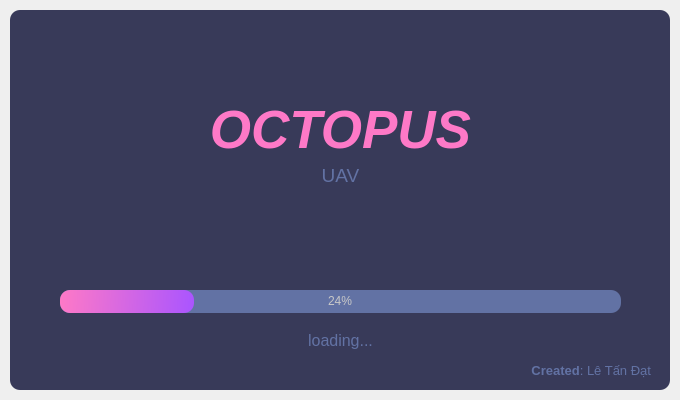
<?xml version="1.0" encoding="UTF-8"?>
<ui version="4.0">
 <class>SplashScreen</class>
 <widget class="QMainWindow" name="SplashScreen">
  <property name="geometry">
   <rect>
    <x>0</x>
    <y>0</y>
    <width>680</width>
    <height>400</height>
   </rect>
  </property>
  <property name="windowTitle">
   <string>MainWindow</string>
  </property>
  <widget class="QWidget" name="centralwidget">
   <layout class="QVBoxLayout" name="verticalLayout">
    <property name="spacing">
     <number>0</number>
    </property>
    <property name="leftMargin">
     <number>10</number>
    </property>
    <property name="topMargin">
     <number>10</number>
    </property>
    <property name="rightMargin">
     <number>10</number>
    </property>
    <property name="bottomMargin">
     <number>10</number>
    </property>
    <item>
     <widget class="QFrame" name="dropShadowFrame">
      <property name="styleSheet">
       <string notr="true">QFrame {	
	background-color: rgb(56, 58, 89);	
	color: rgb(220, 220, 220);
	border-radius: 10px;
}</string>
      </property>
      <property name="frameShape">
       <enum>QFrame::StyledPanel</enum>
      </property>
      <property name="frameShadow">
       <enum>QFrame::Raised</enum>
      </property>
      <widget class="QLabel" name="label_title">
       <property name="geometry">
        <rect>
         <x>0</x>
         <y>90</y>
         <width>661</width>
         <height>61</height>
        </rect>
       </property>
       <property name="font">
        <font>
         <family>Segoe UI</family>
         <pointsize>40</pointsize>
        </font>
       </property>
       <property name="styleSheet">
        <string notr="true">color: rgb(254, 121, 199);</string>
       </property>
       <property name="text">
        <string>&lt;html&gt;&lt;head/&gt;&lt;body&gt;&lt;p align=&quot;center&quot;&gt;&lt;span style=&quot; font-weight:700; font-style:italic;&quot;&gt;OCTOPUS&lt;/span&gt;&lt;/p&gt;&lt;/body&gt;&lt;/html&gt;</string>
       </property>
       <property name="alignment">
        <set>Qt::AlignCenter</set>
       </property>
      </widget>
      <widget class="QLabel" name="label_description">
       <property name="geometry">
        <rect>
         <x>0</x>
         <y>150</y>
         <width>661</width>
         <height>31</height>
        </rect>
       </property>
       <property name="font">
        <font>
         <family>Segoe UI</family>
         <pointsize>14</pointsize>
        </font>
       </property>
       <property name="styleSheet">
        <string notr="true">color: rgb(98, 114, 164);</string>
       </property>
       <property name="text">
        <string>&lt;html&gt;&lt;head/&gt;&lt;body&gt;&lt;p&gt;UAV&lt;/p&gt;&lt;/body&gt;&lt;/html&gt;</string>
       </property>
       <property name="alignment">
        <set>Qt::AlignCenter</set>
       </property>
      </widget>
      <widget class="QProgressBar" name="progressBar">
       <property name="geometry">
        <rect>
         <x>50</x>
         <y>280</y>
         <width>561</width>
         <height>23</height>
        </rect>
       </property>
       <property name="styleSheet">
        <string notr="true">QProgressBar {
	
	background-color: rgb(98, 114, 164);
	color: rgb(200, 200, 200);
	border-style: none;
	border-radius: 10px;
	text-align: center;
}
QProgressBar::chunk{
	border-radius: 10px;
	background-color: qlineargradient(spread:pad, x1:0, y1:0.511364, x2:1, y2:0.523, stop:0 rgba(254, 121, 199, 255), stop:1 rgba(170, 85, 255, 255));
}</string>
       </property>
       <property name="value">
        <number>24</number>
       </property>
      </widget>
      <widget class="QLabel" name="label_loading">
       <property name="geometry">
        <rect>
         <x>0</x>
         <y>320</y>
         <width>661</width>
         <height>21</height>
        </rect>
       </property>
       <property name="font">
        <font>
         <family>Segoe UI</family>
         <pointsize>12</pointsize>
        </font>
       </property>
       <property name="styleSheet">
        <string notr="true">color: rgb(98, 114, 164);</string>
       </property>
       <property name="text">
        <string>loading...</string>
       </property>
       <property name="alignment">
        <set>Qt::AlignCenter</set>
       </property>
      </widget>
      <widget class="QLabel" name="label_credits">
       <property name="geometry">
        <rect>
         <x>20</x>
         <y>350</y>
         <width>621</width>
         <height>21</height>
        </rect>
       </property>
       <property name="font">
        <font>
         <family>Segoe UI</family>
         <pointsize>10</pointsize>
        </font>
       </property>
       <property name="styleSheet">
        <string notr="true">color: rgb(98, 114, 164);</string>
       </property>
       <property name="text">
        <string>&lt;html&gt;&lt;head/&gt;&lt;body&gt;&lt;p&gt;&lt;span style=&quot; font-weight:700;&quot;&gt;Created&lt;/span&gt;: Lê Tấn Đạt&lt;/p&gt;&lt;/body&gt;&lt;/html&gt;</string>
       </property>
       <property name="alignment">
        <set>Qt::AlignRight|Qt::AlignTrailing|Qt::AlignVCenter</set>
       </property>
      </widget>
     </widget>
    </item>
   </layout>
  </widget>
 </widget>
 <resources/>
 <connections/>
</ui>
